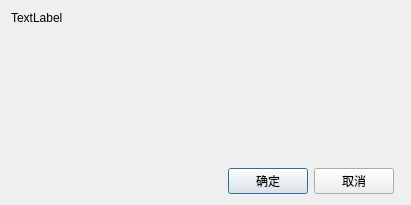
<?xml version="1.0" encoding="UTF-8"?>
<ui version="4.0">
 <class>MessageBox</class>
 <widget class="QWidget" name="MessageBox">
  <property name="geometry">
   <rect>
    <x>0</x>
    <y>0</y>
    <width>411</width>
    <height>205</height>
   </rect>
  </property>
  <property name="windowTitle">
   <string>Form</string>
  </property>
  <layout class="QGridLayout" name="gridLayout">
   <item row="1" column="0">
    <spacer name="horizontalSpacer">
     <property name="orientation">
      <enum>Qt::Horizontal</enum>
     </property>
     <property name="sizeHint" stdset="0">
      <size>
       <width>244</width>
       <height>20</height>
      </size>
     </property>
    </spacer>
   </item>
   <item row="0" column="0" colspan="4">
    <widget class="QLabel" name="messageLabel">
     <property name="sizePolicy">
      <sizepolicy hsizetype="Expanding" vsizetype="Expanding">
       <horstretch>0</horstretch>
       <verstretch>0</verstretch>
      </sizepolicy>
     </property>
     <property name="text">
      <string>TextLabel</string>
     </property>
     <property name="alignment">
      <set>Qt::AlignLeading|Qt::AlignLeft|Qt::AlignTop</set>
     </property>
    </widget>
   </item>
   <item row="1" column="2">
    <widget class="QPushButton" name="cancelButton">
     <property name="text">
      <string>取消</string>
     </property>
    </widget>
   </item>
   <item row="1" column="1">
    <widget class="QPushButton" name="okButton">
     <property name="text">
      <string>确定</string>
     </property>
     <property name="autoDefault">
      <bool>true</bool>
     </property>
     <property name="default">
      <bool>true</bool>
     </property>
    </widget>
   </item>
  </layout>
 </widget>
 <resources/>
 <connections/>
</ui>
